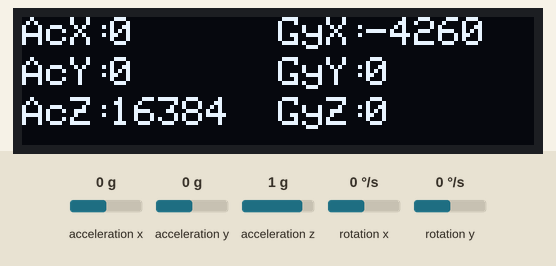
This sketch was run on a simulated Arduino Nano, built with avr-gcc and run on an emulated ATmega328P. Shown: 128×32 one-colour display. Wiring (inferred from the names in the program): MPU-6050 motion sensor at I2C address 0x68. The inputs (shaded band) are chosen by the test bench; at power-on: acceleration x 0 g, acceleration z 1 g, acceleration y 0 g, rotation x 0 °/s, rotation y 0 °/s. The display library's start-up logo is not drawn; what the sketch prints to the serial monitor is not drawn.

Above: at 3.2 s.
3.3 s: acceleration x set to -1.4 g
At 4.0 s:
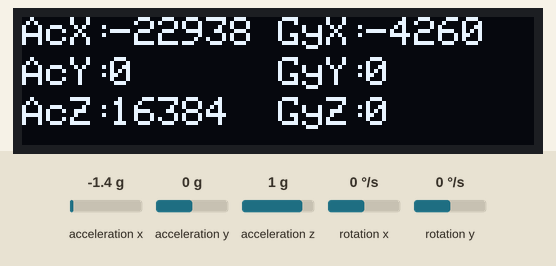
4.9 s: acceleration z set to -1.4 g
At 6.3 s:
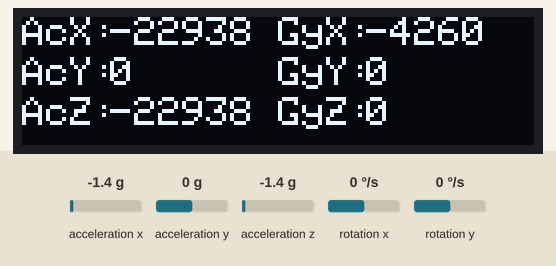
6.6 s: acceleration x set to 0 g
At 7.3 s:
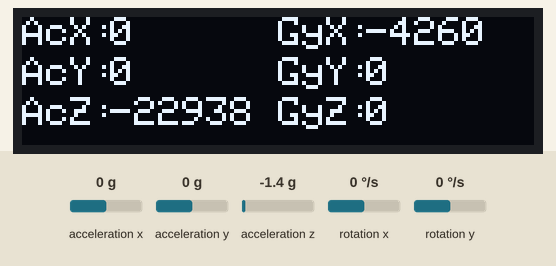
8.3 s: acceleration y set to -1.4 g
At 9.8 s:
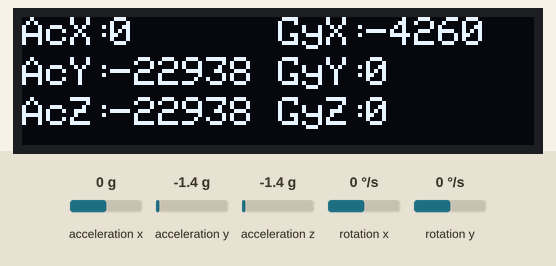
10.1 s: rotation x set to 100 °/s
At 11.4 s:
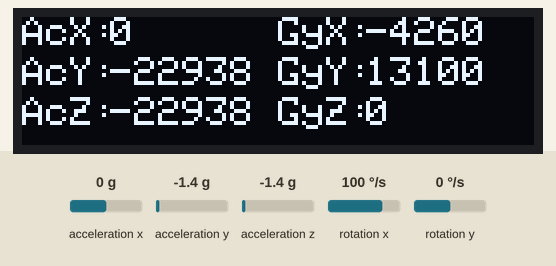
11.8 s: rotation y set to -192 °/s
At 12.6 s:
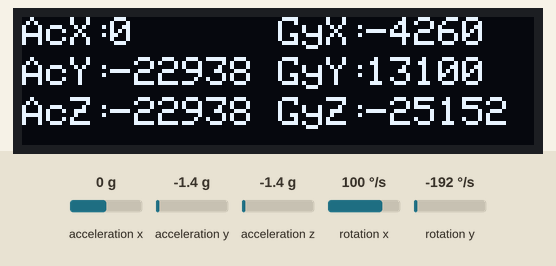
Timing chart, 0 to 14.6 s (numbered marks = the images above; inputs shaded):
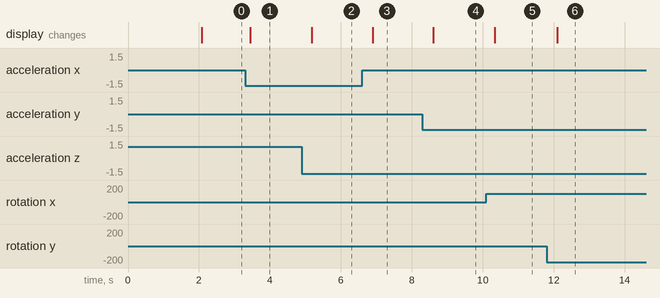

The sketch:

i2c_accel_oled.ino
```cpp
//Reference from - https://diyprojects.io/using-i2c-128x64-0-96-ssd1306-oled-display-arduino/#.WxaqpUxuKP8
//Personal project done during my free time using Arduino Nano, MPU6050 and 128X64 I2C OLED
//Combined two reference codes from accelerometer and adafruit oled to interface between these two components and the microcontroller
//Requires Adafruit LED libraries and <wire.h> library for I2C communication

//Import Libraries
#include <Wire.h>
#include <Adafruit_GFX.h>
#include <Adafruit_SSD1306.h>

#define OLED_RESET 4
Adafruit_SSD1306 display(OLED_RESET);

#define LOGO16_GLCD_HEIGHT 16
#define LOGO16_GLCD_WIDTH  16

//Define Variables
const int MPU=0x68;
int16_t AcX,AcY,AcZ,Tmp,GyX,GyY,GyZ;

void setup(){
    Serial.begin(9600);

  // by default, we'll generate the high voltage from the 3.3v line internally! (neat!)
  display.begin(SSD1306_SWITCHCAPVCC, 0x3C);  // initialize with the I2C addr 0x3C (for the 128x32)
  // init done

  // Show image buffer on the display hardware.
  // Since the buffer is intialized with an Adafruit splashscreen
  // internally, this will display the splashscreen.
  display.display();
  delay(2000);

  // Clear the buffer.
  display.clearDisplay();

  Wire.begin();
  Wire.beginTransmission(MPU);
  Wire.write(0x6B);
  Wire.write(0);
  Wire.endTransmission(true);
  Serial.begin(9600);
}
void loop(){
  Wire.beginTransmission(MPU);
  Wire.write(0x3B);
  Wire.endTransmission(false);
  Wire.requestFrom(MPU,12,true);
  AcX=Wire.read()<<8|Wire.read();
  AcY=Wire.read()<<8|Wire.read();
  AcZ=Wire.read()<<8|Wire.read();
  GyX=Wire.read()<<8|Wire.read();
  GyY=Wire.read()<<8|Wire.read();
  GyZ=Wire.read()<<8|Wire.read();

  Serial.print("Accelerometer: ");
  Serial.print("X = "); Serial.print(AcX);
  Serial.print(" | Y = "); Serial.print(AcY);
  Serial.print(" | Z = "); Serial.println(AcZ);

  Serial.print("Gyroscope: ");
  Serial.print("X = "); Serial.print(GyX);
  Serial.print(" | Y = "); Serial.print(GyY);
  Serial.print(" | Z = "); Serial.println(GyZ);
  Serial.println(" ");

  //Text display tests
  //For Accel
  //Displays "AcX: "
  display.setTextSize(1);
  display.setTextColor(WHITE);
  display.setCursor(0,0);
  display.println("AcX: ");
  display.setTextColor(BLACK, WHITE); // 'inverted' text

  //Displays the value of AcX
  display.setTextSize(1);
  display.setTextColor(WHITE);
  display.setCursor(22,0);
  display.println(AcX);
  display.setTextColor(BLACK, WHITE); // 'inverted' text

  //Displays "AcY: "
  display.setTextSize(1);
  display.setTextColor(WHITE);
  display.setCursor(0,10);
  display.println("AcY: ");
  display.setTextColor(BLACK, WHITE); // 'inverted' text

  //Displays the value of AcY
  display.setTextSize(1);
  display.setTextColor(WHITE);
  display.setCursor(22,10);
  display.println(AcY);
  display.setTextColor(BLACK, WHITE); // 'inverted' text

  //Displays "AcZ: "
  display.setTextSize(1);
  display.setTextColor(WHITE);
  display.setCursor(0,20);
  display.println("AcZ: ");
  display.setTextColor(BLACK, WHITE); // 'inverted' text

  //Displays the value of AcZ
  display.setTextSize(1);
  display.setTextColor(WHITE);
  display.setCursor(22,20);
  display.println(AcZ);
  display.setTextColor(BLACK, WHITE); // 'inverted' text

  //For Gyro
  //Displays "GyX: "
  display.setTextSize(1);
  display.setTextColor(WHITE);
  display.setCursor(64,0);
  display.println("GyX: ");
  display.setTextColor(BLACK, WHITE); // 'inverted' text

  //Displays the value of GyX
  display.setTextSize(1);
  display.setTextColor(WHITE);
  display.setCursor(86,0);
  display.println(GyX);
  display.setTextColor(BLACK, WHITE); // 'inverted' text

  //Displays "GyY: "
  display.setTextSize(1);
  display.setTextColor(WHITE);
  display.setCursor(64,10);
  display.println("GyY: ");
  display.setTextColor(BLACK, WHITE); // 'inverted' text

  //Displays the value of GyY
  display.setTextSize(1);
  display.setTextColor(WHITE);
  display.setCursor(86,10);
  display.println(GyY);
  display.setTextColor(BLACK, WHITE); // 'inverted' text

  //Displays "GyZ: "
  display.setTextSize(1);
  display.setTextColor(WHITE);
  display.setCursor(64,20);
  display.println("GyZ: ");
  display.setTextColor(BLACK, WHITE); // 'inverted' text

  //Displays the value of GyZ
  display.setTextSize(1);
  display.setTextColor(WHITE);
  display.setCursor(86,20);
  display.println(GyZ);
  display.setTextColor(BLACK, WHITE); // 'inverted' text

  //Hold the data on the screen for 300 milli seconds and then reset the display for the next loop
  display.display();
  delay(300);
  display.clearDisplay();
}
```

Measured:
- after the input at 3.3 s, the display: changes after 0.15 s (image 1)
- after the input at 4.9 s, the display: changes after 0.27 s (image 2)
- after the input at 6.6 s, the display: changes after 0.30 s (image 3)
- after the input at 8.3 s, the display: changes after 0.30 s (image 4)
- after the input at 10.1 s, the display: changes after 0.24 s (image 5)
- after the input at 11.8 s, the display: changes after 0.30 s (image 6)
